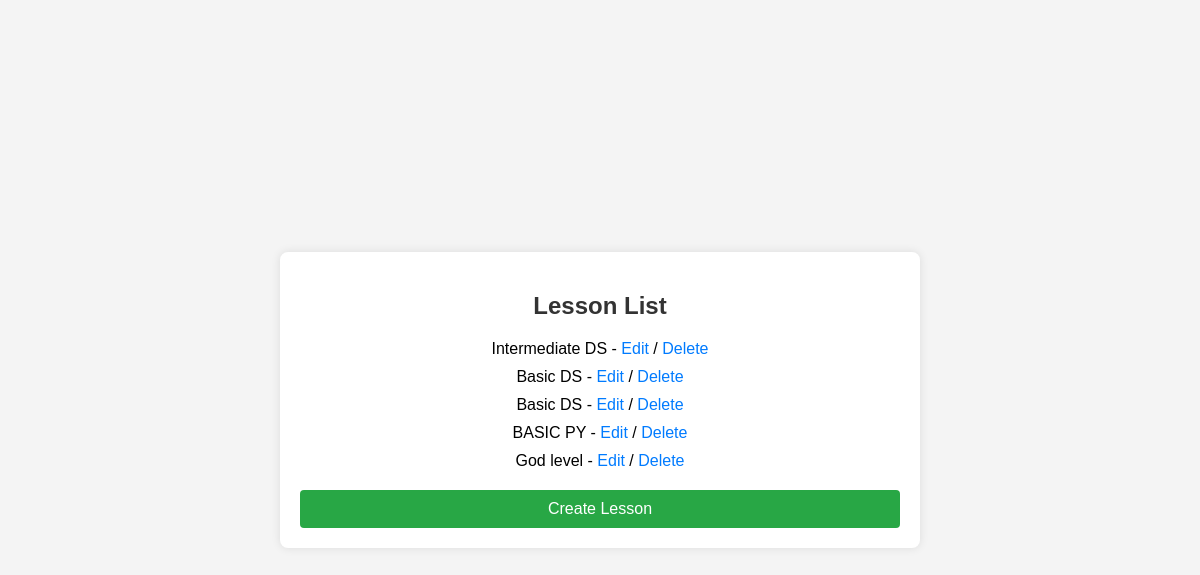
The page /models/lessons/ on the database as committed earlier.
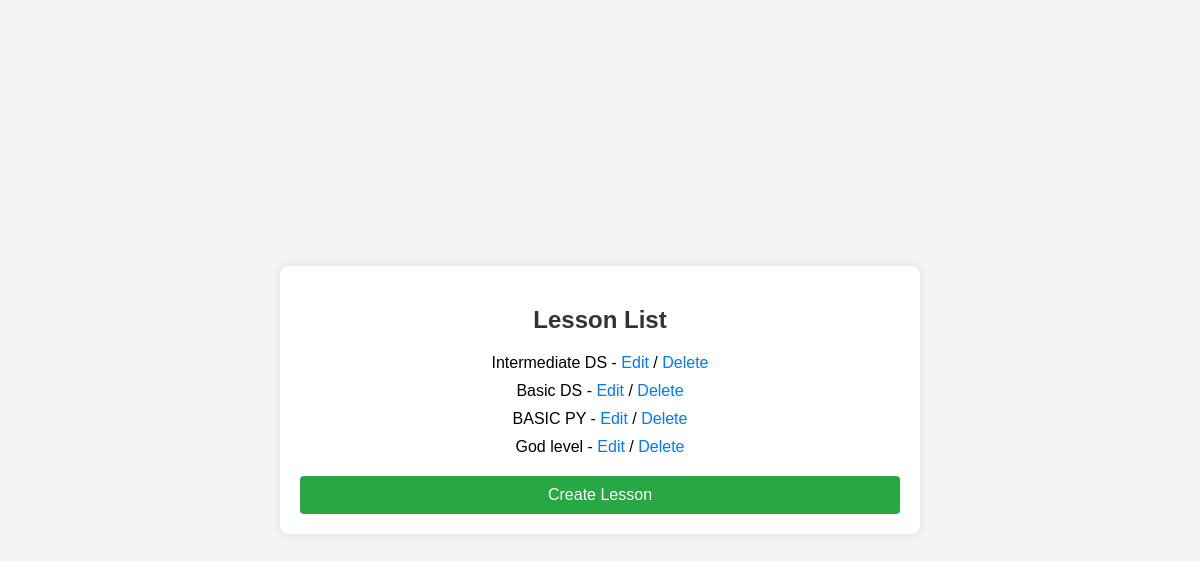
The same page on the database as committed later.
### modelType/models.py (models this page shows, shortened)
class Lesson(models.Model):
    course = models.ForeignKey(Course, on_delete=models.CASCADE)
    title = models.CharField(max_length=100)
    thumbnail = models.ImageField(upload_to='lesson_thumbnails/')
    file = models.FileField(upload_to='lesson_files/', validators=[FileExtensionValidator(['jpg', 'jpeg', 'png', 'mp3', 'mp4'])])
    slug = models.SlugField(unique=True, blank=True, null=True)

### modelType/views.py (the view)
# urls.py: path('lessons/',views.Lessonlist, name='lesson_list'),
def Lessonlist(request):
    lessons = Lesson.objects.all().select_related('course')
    for lesson in lessons:
        print(f"Lesson Title: {lesson.title},Course:{lesson.course.name}")
    context = {'lessons': lessons}
    return render(request, 'lesson_list.html',context)

### modelType/templates/lesson_list.html (shortened to what this page needs)
<!DOCTYPE html>
<html lang="en">
<head>
</head>
<body>
<div class="lesson-container">
    <h2>Lesson List</h2>
    <ul>
        {% for lesson in lessons %}
            <li>{{ lesson.title }} - <a href="{% url 'lesson_update' pk=lesson.pk %}">Edit</a> / <a href="{% url 'lesson_delete' pk=lesson.pk %}">Delete</a></li>
        {% endfor %}
    </ul>
    <a class="create-link" href="{% url 'lesson_create' %}">Create Lesson</a>
</div>
</body>
</html>

### modelType/templates/lesson_list.html (style rules this page uses)
body { font-family: 'Arial', sans-serif; background-color: #f4f4f4; margin: 0; padding: 0; display: flex; align-items: center; justify-content: center; height: 100vh; }
.lesson-container { text-align: center; padding: 20px; border-radius: 8px; box-shadow: 0 0 10px rgba(0, 0, 0, 0.1); background-color: #fff; max-width: 600px; width: 100%; }
h2 { color: #333; margin-bottom: 20px; }
ul { list-style: none; padding: 0; }
li { margin-bottom: 10px; }
a { text-decoration: none; color: #007bff; }
.create-link { display: block; margin-top: 20px; background-color: #28a745; color: #fff; padding: 10px 20px; text-decoration: none; border-radius: 4px; }

Rows that differ between the two databases and show on the page:
removed Lesson: title "Basic DS"
